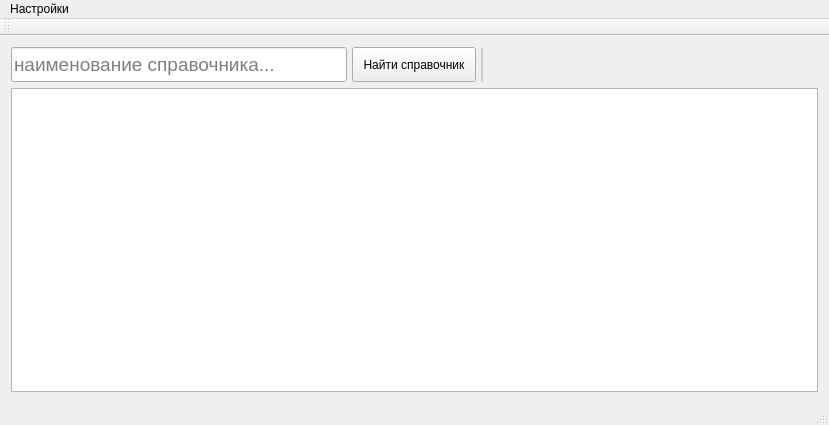
<?xml version="1.0" encoding="UTF-8"?>
<ui version="4.0">
 <class>MainWindow</class>
 <widget class="QMainWindow" name="MainWindow">
  <property name="geometry">
   <rect>
    <x>0</x>
    <y>0</y>
    <width>829</width>
    <height>425</height>
   </rect>
  </property>
  <property name="windowTitle">
   <string>Универсальный Справочник. Прототип.</string>
  </property>
  <widget class="QWidget" name="centralWidget">
   <layout class="QVBoxLayout" name="verticalLayout_3">
    <item>
     <layout class="QHBoxLayout" name="horizontalLayout">
      <property name="spacing">
       <number>5</number>
      </property>
      <property name="rightMargin">
       <number>0</number>
      </property>
      <item>
       <widget class="QLineEdit" name="lineEdit">
        <property name="minimumSize">
         <size>
          <width>0</width>
          <height>35</height>
         </size>
        </property>
        <property name="maximumSize">
         <size>
          <width>370</width>
          <height>16777215</height>
         </size>
        </property>
        <property name="font">
         <font>
          <pointsize>14</pointsize>
         </font>
        </property>
        <property name="placeholderText">
         <string>наименование справочника...</string>
        </property>
       </widget>
      </item>
      <item>
       <widget class="QPushButton" name="refSearchButton">
        <property name="minimumSize">
         <size>
          <width>0</width>
          <height>35</height>
         </size>
        </property>
        <property name="maximumSize">
         <size>
          <width>260</width>
          <height>16777215</height>
         </size>
        </property>
        <property name="sizeIncrement">
         <size>
          <width>0</width>
          <height>0</height>
         </size>
        </property>
        <property name="autoFillBackground">
         <bool>false</bool>
        </property>
        <property name="styleSheet">
         <string notr="true">padding-right: 10; 
padding-left: 10;</string>
        </property>
        <property name="text">
         <string>Найти справочник</string>
        </property>
        <property name="autoDefault">
         <bool>true</bool>
        </property>
       </widget>
      </item>
      <item>
       <widget class="QPushButton" name="pushButton_2">
        <property name="enabled">
         <bool>false</bool>
        </property>
        <property name="minimumSize">
         <size>
          <width>0</width>
          <height>35</height>
         </size>
        </property>
        <property name="maximumSize">
         <size>
          <width>260</width>
          <height>16777215</height>
         </size>
        </property>
        <property name="styleSheet">
         <string notr="true">padding-right: 0; 
padding-left: 0;
width: 0; </string>
        </property>
        <property name="text">
         <string>Найти ключи</string>
        </property>
       </widget>
      </item>
      <item>
       <spacer name="horizontalSpacer">
        <property name="orientation">
         <enum>Qt::Horizontal</enum>
        </property>
        <property name="sizeType">
         <enum>QSizePolicy::Expanding</enum>
        </property>
        <property name="sizeHint" stdset="0">
         <size>
          <width>200</width>
          <height>22</height>
         </size>
        </property>
       </spacer>
      </item>
     </layout>
    </item>
    <item>
     <layout class="QVBoxLayout" name="verticalLayout">
      <item>
       <widget class="QTableView" name="refsList_table">
        <property name="editTriggers">
         <set>QAbstractItemView::NoEditTriggers</set>
        </property>
       </widget>
      </item>
     </layout>
    </item>
   </layout>
  </widget>
  <widget class="QMenuBar" name="menuBar">
   <property name="geometry">
    <rect>
     <x>0</x>
     <y>0</y>
     <width>829</width>
     <height>21</height>
    </rect>
   </property>
   <property name="toolTip">
    <string/>
   </property>
   <property name="statusTip">
    <string comment="FFFF" extracomment="GGGGG"/>
   </property>
   <property name="whatsThis">
    <string comment="VVVVVVV" extracomment="HHHHHHHH"/>
   </property>
   <widget class="QMenu" name="menu">
    <property name="enabled">
     <bool>true</bool>
    </property>
    <property name="mouseTracking">
     <bool>true</bool>
    </property>
    <property name="toolTip">
     <string comment="QQQQ" extracomment="WW"/>
    </property>
    <property name="statusTip">
     <string comment="RRRR" extracomment="RR"/>
    </property>
    <property name="whatsThis">
     <string comment="TTTT" extracomment="FFF"/>
    </property>
    <property name="title">
     <string>Настройки</string>
    </property>
    <addaction name="action"/>
   </widget>
   <addaction name="menu"/>
  </widget>
  <widget class="QToolBar" name="mainToolBar">
   <attribute name="toolBarArea">
    <enum>TopToolBarArea</enum>
   </attribute>
   <attribute name="toolBarBreak">
    <bool>false</bool>
   </attribute>
  </widget>
  <widget class="QStatusBar" name="statusBar">
   <property name="font">
    <font>
     <pointsize>10</pointsize>
    </font>
   </property>
   <property name="autoFillBackground">
    <bool>false</bool>
   </property>
   <property name="styleSheet">
    <string notr="true"/>
   </property>
  </widget>
  <action name="action">
   <property name="text">
    <string>Подключения</string>
   </property>
   <property name="iconText">
    <string>Подключения</string>
   </property>
   <property name="toolTip">
    <string>Подключения</string>
   </property>
   <property name="statusTip">
    <string/>
   </property>
   <property name="whatsThis">
    <string/>
   </property>
  </action>
  <action name="actionSELECT">
   <property name="text">
    <string>SELECT</string>
   </property>
  </action>
 </widget>
 <layoutdefault spacing="6" margin="11"/>
 <resources/>
 <connections/>
</ui>
